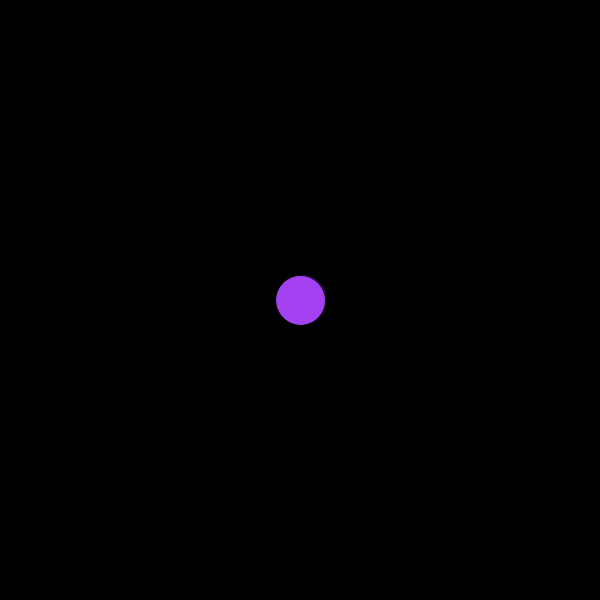
Frame 1 (no input)
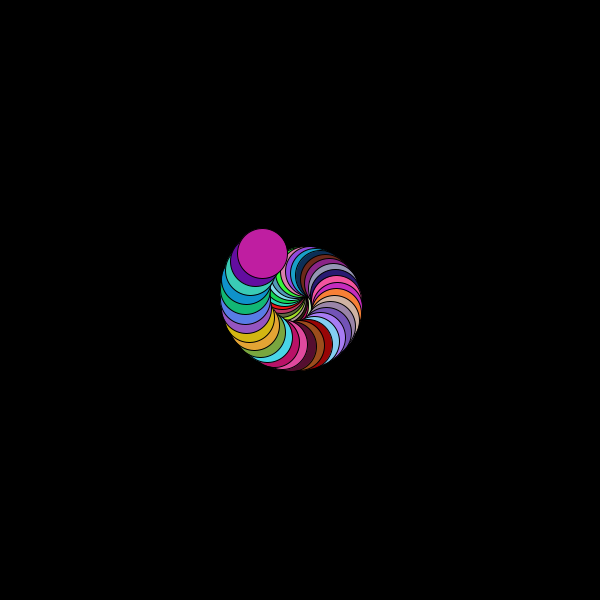
Frame 60 (the mouse pressed at the canvas centre just before this capture)
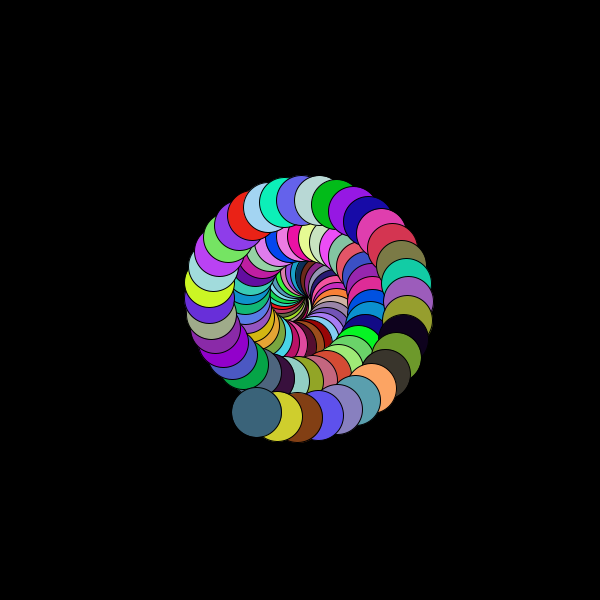
Frame 120 (the mouse held since frame 60 and released just before this capture)

The Processing sketch that drew these frames (run headless with seeded random() and noise(); from frame 60 on, the mouse is pressed at the canvas centre):

// Processing sketch: processing_47575
// ── processing_47575.pde

float x,y,angle,rad;
int direction=1;
 
 
void setup(){
  size(600, 600);
  background (0);
  angle = 1;
  rad = 1;
  direction = +1;
  smooth();
}
 
void draw(){
  x = cos(radians(angle)) * rad+width/2;
  y = sin(radians(angle)) * rad+height/2;
  fill(random(255),random(255), random(255));
  ellipse(x,y,50,50);
  angle+= 10;
  rad+=direction;
}
